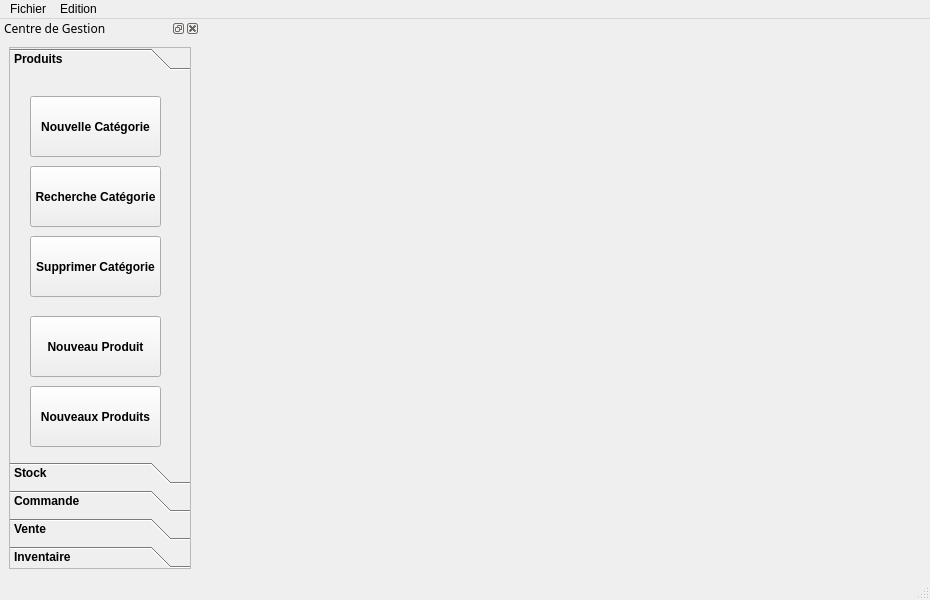
<?xml version="1.0" encoding="UTF-8"?>
<ui version="4.0">
 <class>MSWindow</class>
 <widget class="QMainWindow" name="MSWindow">
  <property name="geometry">
   <rect>
    <x>0</x>
    <y>0</y>
    <width>930</width>
    <height>600</height>
   </rect>
  </property>
  <property name="windowTitle">
   <string>ManShop</string>
  </property>
  <property name="toolButtonStyle">
   <enum>Qt::ToolButtonTextUnderIcon</enum>
  </property>
  <property name="documentMode">
   <bool>false</bool>
  </property>
  <property name="tabShape">
   <enum>QTabWidget::Rounded</enum>
  </property>
  <property name="dockNestingEnabled">
   <bool>false</bool>
  </property>
  <property name="dockOptions">
   <set>QMainWindow::AllowTabbedDocks|QMainWindow::AnimatedDocks</set>
  </property>
  <property name="unifiedTitleAndToolBarOnMac">
   <bool>true</bool>
  </property>
  <widget class="QWidget" name="centralwidget"/>
  <widget class="QMenuBar" name="menubar">
   <property name="geometry">
    <rect>
     <x>0</x>
     <y>0</y>
     <width>930</width>
     <height>20</height>
    </rect>
   </property>
   <widget class="QMenu" name="menuFichier">
    <property name="title">
     <string>Fichier</string>
    </property>
    <addaction name="actionQuitter"/>
   </widget>
   <widget class="QMenu" name="menuEdition">
    <property name="title">
     <string>Edition</string>
    </property>
    <addaction name="actionAnnuler"/>
    <addaction name="actionRefaire"/>
    <addaction name="separator"/>
    <addaction name="actionCouper"/>
    <addaction name="actionCopier"/>
    <addaction name="actionColler"/>
   </widget>
   <addaction name="menuFichier"/>
   <addaction name="menuEdition"/>
  </widget>
  <widget class="QStatusBar" name="statusbar"/>
  <widget class="QDockWidget" name="dock">
   <property name="sizePolicy">
    <sizepolicy hsizetype="Expanding" vsizetype="Expanding">
     <horstretch>0</horstretch>
     <verstretch>0</verstretch>
    </sizepolicy>
   </property>
   <property name="minimumSize">
    <size>
     <width>200</width>
     <height>263</height>
    </size>
   </property>
   <property name="maximumSize">
    <size>
     <width>200</width>
     <height>524287</height>
    </size>
   </property>
   <property name="font">
    <font>
     <family>Sans Serif</family>
     <weight>50</weight>
     <bold>false</bold>
    </font>
   </property>
   <property name="styleSheet">
    <string notr="true"/>
   </property>
   <property name="windowTitle">
    <string>Centre de Gestion</string>
   </property>
   <attribute name="dockWidgetArea">
    <number>1</number>
   </attribute>
   <widget class="QWidget" name="dockWidgetContents">
    <layout class="QHBoxLayout" name="horizontalLayout">
     <item>
      <widget class="QToolBox" name="tbControle">
       <property name="enabled">
        <bool>true</bool>
       </property>
       <property name="font">
        <font>
         <family>MS Shell Dlg 2</family>
         <weight>75</weight>
         <bold>true</bold>
        </font>
       </property>
       <property name="frameShape">
        <enum>QFrame::StyledPanel</enum>
       </property>
       <property name="frameShadow">
        <enum>QFrame::Sunken</enum>
       </property>
       <property name="currentIndex">
        <number>0</number>
       </property>
       <property name="tabSpacing">
        <number>6</number>
       </property>
       <widget class="QWidget" name="produits">
        <property name="geometry">
         <rect>
          <x>0</x>
          <y>0</y>
          <width>180</width>
          <height>382</height>
         </rect>
        </property>
        <attribute name="label">
         <string>Produits</string>
        </attribute>
        <widget class="QToolButton" name="btNouvelleCategorie">
         <property name="geometry">
          <rect>
           <x>20</x>
           <y>20</y>
           <width>131</width>
           <height>61</height>
          </rect>
         </property>
         <property name="text">
          <string>Nouvelle Catégorie</string>
         </property>
        </widget>
        <widget class="QToolButton" name="btNouveauProduit">
         <property name="geometry">
          <rect>
           <x>20</x>
           <y>240</y>
           <width>131</width>
           <height>61</height>
          </rect>
         </property>
         <property name="text">
          <string>Nouveau Produit</string>
         </property>
        </widget>
        <widget class="QToolButton" name="btNouveauxProduits">
         <property name="geometry">
          <rect>
           <x>20</x>
           <y>310</y>
           <width>131</width>
           <height>61</height>
          </rect>
         </property>
         <property name="text">
          <string>Nouveaux Produits</string>
         </property>
        </widget>
        <widget class="QToolButton" name="btRechercheCategorie">
         <property name="enabled">
          <bool>true</bool>
         </property>
         <property name="geometry">
          <rect>
           <x>20</x>
           <y>90</y>
           <width>131</width>
           <height>61</height>
          </rect>
         </property>
         <property name="text">
          <string>Recherche Catégorie</string>
         </property>
        </widget>
        <widget class="QToolButton" name="btSupprimerCategorie">
         <property name="enabled">
          <bool>true</bool>
         </property>
         <property name="geometry">
          <rect>
           <x>20</x>
           <y>160</y>
           <width>131</width>
           <height>61</height>
          </rect>
         </property>
         <property name="text">
          <string>Supprimer Catégorie</string>
         </property>
        </widget>
       </widget>
       <widget class="QWidget" name="stock">
        <property name="geometry">
         <rect>
          <x>0</x>
          <y>0</y>
          <width>180</width>
          <height>382</height>
         </rect>
        </property>
        <attribute name="icon">
         <iconset resource="ressources.qrc">
          <normaloff>:/images/stock.png</normaloff>:/images/stock.png</iconset>
        </attribute>
        <attribute name="label">
         <string>Stock</string>
        </attribute>
        <widget class="QToolButton" name="btNouveauStock">
         <property name="geometry">
          <rect>
           <x>20</x>
           <y>10</y>
           <width>121</width>
           <height>71</height>
          </rect>
         </property>
         <property name="font">
          <font>
           <family>MS Shell Dlg 2</family>
           <weight>50</weight>
           <bold>false</bold>
          </font>
         </property>
         <property name="toolTip">
          <string>Créer un nouveau stock</string>
         </property>
         <property name="statusTip">
          <string>Créer un nouveau stock</string>
         </property>
         <property name="text">
          <string>Nouveau Stock</string>
         </property>
         <property name="icon">
          <iconset resource="ressources.qrc">
           <normaloff>:/images/nouveau_stock.png</normaloff>:/images/nouveau_stock.png</iconset>
         </property>
         <property name="iconSize">
          <size>
           <width>48</width>
           <height>48</height>
          </size>
         </property>
         <property name="toolButtonStyle">
          <enum>Qt::ToolButtonTextUnderIcon</enum>
         </property>
         <property name="autoRaise">
          <bool>true</bool>
         </property>
        </widget>
        <widget class="QToolButton" name="btSupprimerStock">
         <property name="geometry">
          <rect>
           <x>20</x>
           <y>110</y>
           <width>121</width>
           <height>81</height>
          </rect>
         </property>
         <property name="font">
          <font>
           <family>Sans Serif</family>
           <weight>50</weight>
           <bold>false</bold>
          </font>
         </property>
         <property name="text">
          <string>Supprimer Stock</string>
         </property>
        </widget>
        <widget class="QToolButton" name="btAjouterProduit">
         <property name="geometry">
          <rect>
           <x>20</x>
           <y>200</y>
           <width>131</width>
           <height>81</height>
          </rect>
         </property>
         <property name="font">
          <font>
           <weight>50</weight>
           <bold>false</bold>
          </font>
         </property>
         <property name="text">
          <string>Nouveau Produit</string>
         </property>
        </widget>
       </widget>
       <widget class="QWidget" name="commande">
        <property name="geometry">
         <rect>
          <x>0</x>
          <y>0</y>
          <width>180</width>
          <height>382</height>
         </rect>
        </property>
        <attribute name="label">
         <string>Commande</string>
        </attribute>
       </widget>
       <widget class="QWidget" name="vente">
        <property name="geometry">
         <rect>
          <x>0</x>
          <y>0</y>
          <width>180</width>
          <height>382</height>
         </rect>
        </property>
        <attribute name="label">
         <string>Vente</string>
        </attribute>
       </widget>
       <widget class="QWidget" name="A">
        <property name="geometry">
         <rect>
          <x>0</x>
          <y>0</y>
          <width>180</width>
          <height>382</height>
         </rect>
        </property>
        <attribute name="label">
         <string>Inventaire</string>
        </attribute>
       </widget>
      </widget>
     </item>
    </layout>
   </widget>
  </widget>
  <action name="actionQuitter">
   <property name="text">
    <string>Quitter</string>
   </property>
  </action>
  <action name="actionAnnuler">
   <property name="text">
    <string>Annuler</string>
   </property>
   <property name="shortcut">
    <string>Ctrl+Z</string>
   </property>
  </action>
  <action name="actionRefaire">
   <property name="text">
    <string>Refaire</string>
   </property>
   <property name="shortcut">
    <string>Ctrl+R</string>
   </property>
  </action>
  <action name="actionCouper">
   <property name="text">
    <string>Couper</string>
   </property>
   <property name="shortcut">
    <string>Ctrl+X</string>
   </property>
  </action>
  <action name="actionCopier">
   <property name="text">
    <string>Copier</string>
   </property>
   <property name="shortcut">
    <string>Ctrl+C</string>
   </property>
  </action>
  <action name="actionColler">
   <property name="text">
    <string>Coller</string>
   </property>
   <property name="shortcut">
    <string>Ctrl+V</string>
   </property>
  </action>
 </widget>
 <resources>
  <include location="ressources.qrc"/>
 </resources>
 <connections/>
</ui>
